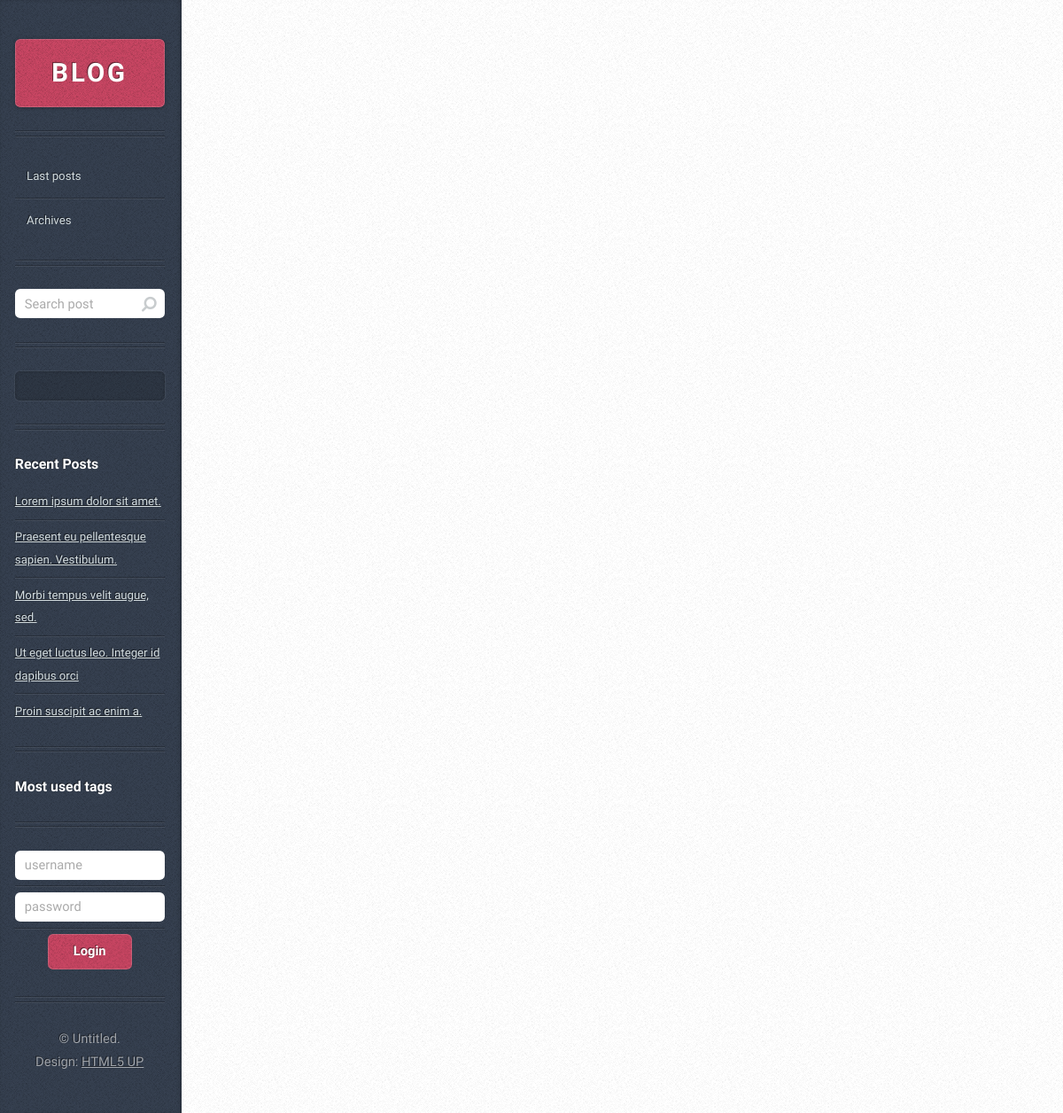
The page /post/2/post_commentaries on the database as committed earlier.
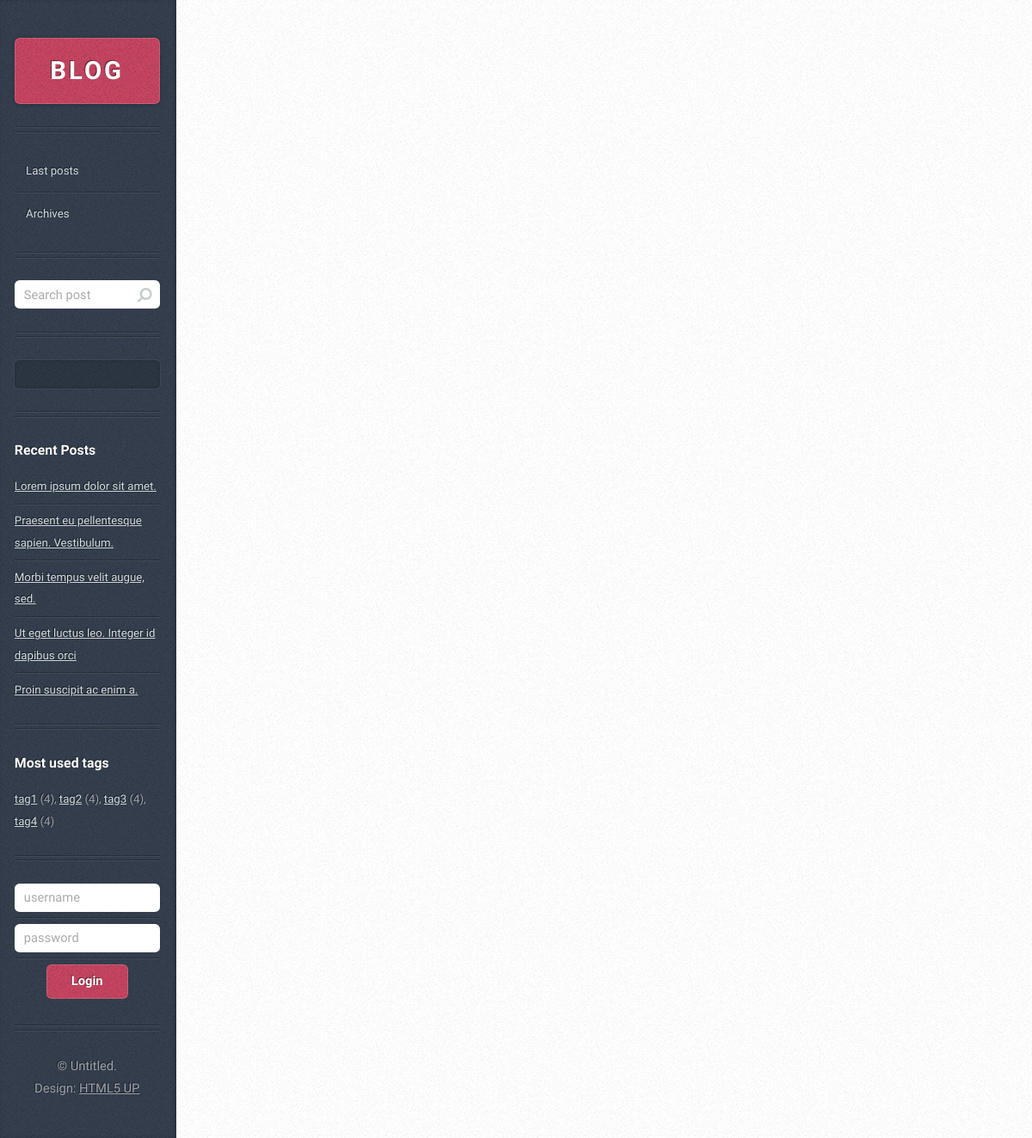
The same page on the database as committed later.
### posts/models.py (models this page shows, shortened)
class Post(models.Model):
    title = models.CharField(max_length=1024)
    content = models.TextField()
    image = models.CharField(max_length=1024)
    author = models.CharField(max_length=1024)
    view = models.PositiveIntegerField(default=0)
    show_post = models.BooleanField(default=True)
    allow_comments = models.BooleanField(default=True)
    pub_date = models.DateTimeField('date published')
    tag = models.ManyToManyField(Tag)
    class Meta:
        ordering = ('pub_date',)

class Tag(models.Model):
    tag = models.CharField(max_length=1024)
    def __str__(self):
        return self.tag

### posts/views.py (the view)
# urls.py: url(r'^post/(?P<post_id>[0-9]+)/post_commentaries$', views.post_commentaries, name='post_commentaries'),
def post_commentaries(request, post_id):
    post = get_object_or_404(Post, pk=post_id)
    return render(request, 'post_commentaries.html', {'post': post})

### posts/context_processors.py (called while the page is built)
def posts_processor(request):
    return {'recent_posts': Post.objects.filter(pub_date__lte=timezone.now()).order_by('-pub_date')[:5]}

def tags_processor(request):
    return {'most_used_tags': sorted(Tag.objects.all(), key=lambda x: x.post_set.count())[:5]}

def options_processor(request):
    try:
        return {'options': Option.objects.filter(used=True)[0]}
    except IndexError:
        return {'options': {'message': '', 'recent_posts': True, 'most_used_tags': True}}

### posts/templates/post_commentaries.html (shortened to what this page needs)
{% extends 'core/overall.html' %}

### posts/templates/core/overall.html (shortened to what this page needs)
<!DOCTYPE html>
<html>
    <head>
    <link rel="stylesheet" href="{% static 'css/main.css' %}" />
    </head>
<body>
    <div id="sidebar">
        <h1 id="logo"><a href="{% url 'index' %}">BLOG</a></h1>
        <nav id="nav">
            <ul>
                {% if request.path == '/' or request.path == '/1/' %}
                <li class="current"><a href="{% url 'index' %}">Last posts</a></li>
                {% else %}
                <li><a href="{% url 'index' %}">Last posts</a></li>
                {% endif %}
                <li><a href="#">Archives</a></li>
        </nav>
        <section class="box search">
            <form action="{% url 'search' %}" method="post" id="search">
                <input type="text" name="search" placeholder="Search post" id="search_input" value="{{ search }}">
            </form>
        </section>
        <section class="box text-style1">
            <div class="inner">
            </div>
        </section>
        {% if options.recent_posts %}
        <section class="box recent-posts">
            <header>
                <h2>Recent Posts</h2>
            </header>
            <ul>
                {% for recent_post in recent_posts %}
                <li><a href="{% url 'post' recent_post.id %}">{{ recent_post.title }}</a></li>
                {% endfor %}
            </ul>
        </section>
        {% endif %}
        {% if options.most_used_tags %}
        <section class="box recent-posts">
            <header>
                <h2>Most used tags</h2>
            </header>
            {% for used_tag in most_used_tags %}
            <a href="{% url 'posts_by_tag' used_tag %}">{{ used_tag }}</a>
            {% if used_tag != most_used_tags|last %}
                ({{ used_tag.post_set.count }}),
            {% else %}
                ({{ used_tag.post_set.count }})
            {% endif %}
            {% endfor %}
        </section>
        {% endif %}
        <section class="box recent-posts">
            {% if user.is_authenticated %}
            <form action="{% url 'logout' %}" method="post" id="logout">
                {% csrf_token %}
                <ul><center>
                    <li><span>Connected as {{ user.username }}</span></li>
                    <li><input type="submit" name="logout" value="Logout"></li>
                </center></ul>
            </form>
            {% else %}
            <form action="{% url 'login' %}" method="post" id="login">
                <ul>
                    <li><input type="text" name="username" placeholder="username"></li>
                    <li><input type="password" name="password" placeholder="password"></li>
                    <li><center><input type="submit" name="login" value="Login"></center></li>
                </ul>
            </form>
            {% endif %}
        </section>
        <ul id="copyright">
            <li>&copy; Untitled.</li><li>Design: <a href="http://html5up.net">HTML5 UP</a></li>
        </ul>
    </div>
    <div id="content">
        <div class="inner">
        </div>
    </div>
</body>
</html>

Rows that differ between the two databases and show on the page:
added Tag: tag "tag1", post_set.count "4"
added Tag: tag "tag2", post_set.count "4"
added Tag: tag "tag3", post_set.count "4"
added Tag: tag "tag4", post_set.count "4"
